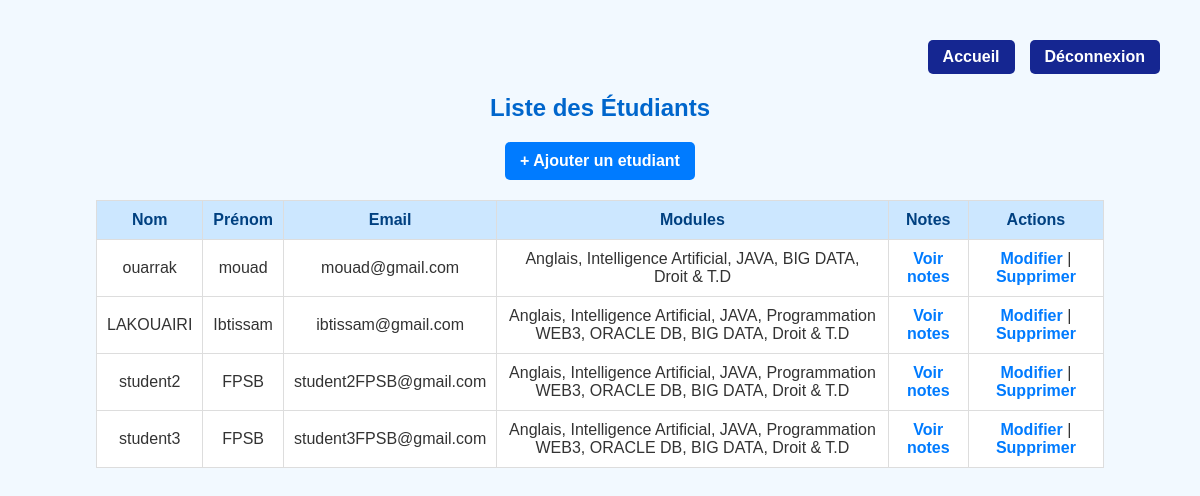
The page /etudiants/list.php (signed in) on the database its author committed.
### tables this page shows
CREATE TABLE `etudiant` (
  `id` int(11) NOT NULL,
  `nom` varchar(50) DEFAULT NULL,
  `prenom` varchar(50) DEFAULT NULL,
  `email` varchar(100) DEFAULT NULL
);

### etudiants/list.php (the view, shortened to what this page needs)
<?php
include('../config/connexion.php');
$result = $conn->query("
    SELECT e.id, e.nom, e.prenom, e.email,
           GROUP_CONCAT(m.intitule SEPARATOR ', ') AS modules
    FROM etudiant e
    LEFT JOIN etudiant_module em ON e.id = em.id_etudiant
    LEFT JOIN module m ON em.id_module = m.id
    GROUP BY e.id
");
?>
<!DOCTYPE html>
<html lang="fr">
<head>
</head>
<body>
<header>
    <a href="../index.php.php">Accueil</a>
    <a href="../auth/logout.php">Déconnexion</a>
</header>
<h2>Liste des Étudiants</h2>
<a href="../etudiants/add.php" class="btn-ajout">+ Ajouter un etudiant</a>
<table>
<tr>
    <th>Nom</th>
    <th>Prénom</th>
    <th>Email</th>
    <th>Modules</th>
    <th>Notes</th>
    <th>Actions</th>
</tr>
<?php while ($row = $result->fetch_assoc()) { ?>
<tr>
    <td><?= htmlspecialchars($row['nom']) ?></td>
    <td><?= htmlspecialchars($row['prenom']) ?></td>
    <td><?= htmlspecialchars($row['email']) ?></td>
    <td><?= htmlspecialchars($row['modules']) ?></td>
    <td>
<a href="../notes/list.php?id=<?= $row['id'] ?>">Voir notes</a>
    </td>
    <td>
        <a href="edit.php?id=<?= $row['id'] ?>">Modifier</a> |
        <a href="delete.php?id=<?= $row['id'] ?>"
           onclick="return confirm('Supprimer cet étudiant ?')">Supprimer</a>
    </td>
</tr>
<?php } ?>
</table>
</body>
</html>

### etudiants/list.php (style rules this page uses)
body { font-family: Arial, sans-serif; background-color: #f2f9ff; margin: 40px; color: #333; }
h2 { text-align: center; color: #0066cc; }
table { width: 90%; margin: 20px auto; border-collapse: collapse; background-color: #fff; }
th, td { padding: 10px; border: 1px solid #ddd; text-align: center; }
th { background-color: #cce7ff;color: #004080; }
a { color: #007bff;text-decoration: none;font-weight: bold; }
a { color: #007bff; text-decoration: none; font-weight: bold; }
.btn-ajout { display: block; width: fit-content; margin: 20px auto; padding: 10px 15px; background-color: #007bff; color: white; border-radius: 5px; text-decoration: none; transition: 0.3s; }
header { display: flex;justify-content: flex-end; gap: 15px; margin-bottom: 20px; }
header a { padding: 8px 15px; background-color: #152691; color: white; border-radius: 5px; }

### rows shown on the page
etudiant: nom "ouarrak", prenom "mouad", email "mouad@gmail.com", modules "Anglais, Intelligence Artificial, JAVA, BIG DATA, Droit & T.D"
etudiant: nom "LAKOUAIRI", prenom "Ibtissam", email "ibtissam@gmail.com", modules "Anglais, Intelligence Artificial, JAVA, Programmation WEB3, ORACLE DB, BIG DATA, Droit & T.D"
etudiant: nom "student2", prenom "FPSB", email "student2FPSB@gmail.com", modules "Anglais, Intelligence Artificial, JAVA, Programmation WEB3, ORACLE DB, BIG DATA, Droit & T.D"
etudiant: nom "student3", prenom "FPSB", email "student3FPSB@gmail.com", modules "Anglais, Intelligence Artificial, JAVA, Programmation WEB3, ORACLE DB, BIG DATA, Droit & T.D"
